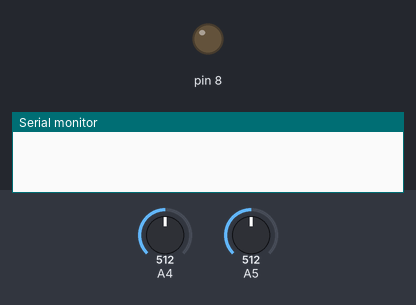
This sketch was run on a simulated Arduino Uno, built with avr-gcc and run on an emulated ATmega328P. Shown: output pins drawn as LEDs (lit = HIGH), the last lines printed to the serial monitor. Inputs (shaded band) come from the test bench; at power-on: A4 = 512, A5 = 512.

Above: at 1.2 s.
1.3 s: A4 set to 526
At 2.5 s:
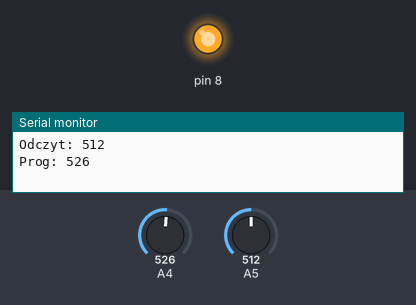
2.8 s: A4 set to 511
At 4.0 s:
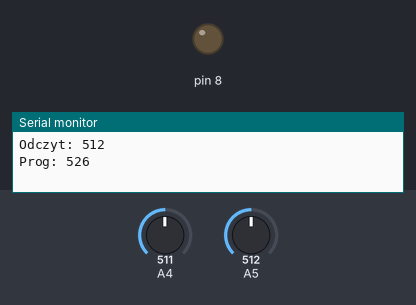
4.3 s: A4 set to 716
At 5.2 s:
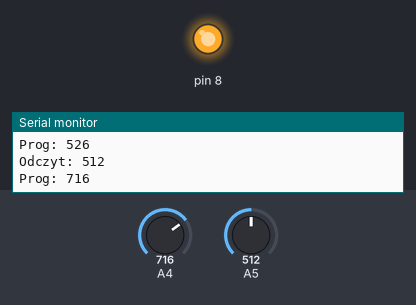
Timing chart, 0 to 7.3 s (numbered marks = the images above; inputs shaded):
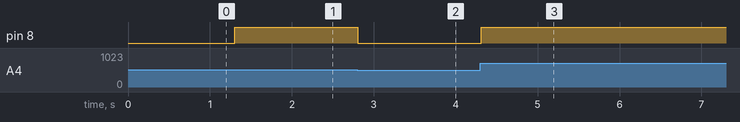

The sketch:

Fotorezystor_potencjometr.ino
```cpp
int odcz = 0;
int prog = 0;
boolean druk = false;
void setup() {
  // put your setup code here, to run once:
  Serial.begin(9600);
  pinMode(8, OUTPUT);
}

void loop() {
  // put your main code here, to run repeatedly:
  odcz = analogRead(A5);
  prog = analogRead(A4);


  if (odcz < prog) {
    digitalWrite(8, HIGH);
    if (druk == true) {
      Serial.println("Odczyt: " + String(odcz));
      Serial.println("Prog: " + String(prog));
      druk = false;
    }
  } else {
    digitalWrite(8, LOW);
    druk = true;
  }
  delay(100);
}
```

Measured:
- the behaviour switches between 512 and 513 on A4 (found by bisection; images 0 and 1)
- after the input at 1.3 s, pin 8: LOW → HIGH at once
- after the input at 2.8 s, pin 8: HIGH → LOW at once
- after the input at 4.3 s, pin 8: LOW → HIGH at once
